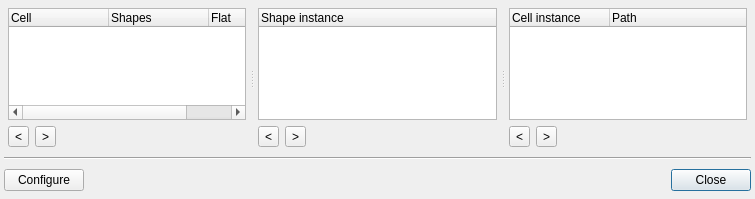
<ui version="4.0" >
 <author></author>
 <comment></comment>
 <exportmacro></exportmacro>
 <class>BrowseShapesForm</class>
 <widget class="QDialog" name="BrowseShapesForm" >
  <property name="geometry" >
   <rect>
    <x>0</x>
    <y>0</y>
    <width>755</width>
    <height>199</height>
   </rect>
  </property>
  <property name="windowTitle" >
   <string>Browse Shapes</string>
  </property>
  <layout class="QVBoxLayout" >
   <property name="margin" >
    <number>4</number>
   </property>
   <property name="spacing" >
    <number>6</number>
   </property>
   <item>
    <widget class="QSplitter" name="splitter" >
     <property name="sizePolicy" >
      <sizepolicy>
       <hsizetype>5</hsizetype>
       <vsizetype>3</vsizetype>
       <horstretch>0</horstretch>
       <verstretch>1</verstretch>
      </sizepolicy>
     </property>
     <property name="frameShape" >
      <enum>QFrame::NoFrame</enum>
     </property>
     <property name="frameShadow" >
      <enum>QFrame::Raised</enum>
     </property>
     <property name="lineWidth" >
      <number>1</number>
     </property>
     <property name="orientation" >
      <enum>Qt::Horizontal</enum>
     </property>
     <widget class="QFrame" name="cell_frame" >
      <property name="sizePolicy" >
       <sizepolicy>
        <hsizetype>5</hsizetype>
        <vsizetype>5</vsizetype>
        <horstretch>1</horstretch>
        <verstretch>1</verstretch>
       </sizepolicy>
      </property>
      <property name="frameShape" >
       <enum>QFrame::NoFrame</enum>
      </property>
      <property name="frameShadow" >
       <enum>QFrame::Raised</enum>
      </property>
      <layout class="QGridLayout" >
       <property name="margin" >
        <number>4</number>
       </property>
       <property name="spacing" >
        <number>6</number>
       </property>
       <item row="1" column="1" >
        <widget class="QToolButton" name="pb_next_cell" >
         <property name="text" >
          <string>></string>
         </property>
         <property name="icon" >
          <iconset resource="layResources.qrc" >:/down.png</iconset>
         </property>
        </widget>
       </item>
       <item row="1" column="0" >
        <widget class="QToolButton" name="pb_prev_cell" >
         <property name="text" >
          <string>&lt;</string>
         </property>
         <property name="icon" >
          <iconset resource="layResources.qrc" >:/up.png</iconset>
         </property>
        </widget>
       </item>
       <item row="0" column="0" colspan="3" >
        <widget class="QTreeWidget" name="lv_cell" >
         <property name="sizePolicy" >
          <sizepolicy>
           <hsizetype>5</hsizetype>
           <vsizetype>13</vsizetype>
           <horstretch>0</horstretch>
           <verstretch>0</verstretch>
          </sizepolicy>
         </property>
         <column>
          <property name="text" >
           <string>Cell</string>
          </property>
         </column>
         <column>
          <property name="text" >
           <string>Shapes</string>
          </property>
         </column>
         <column>
          <property name="text" >
           <string>Flat</string>
          </property>
         </column>
        </widget>
       </item>
       <item row="1" column="2" >
        <spacer>
         <property name="orientation" >
          <enum>Qt::Horizontal</enum>
         </property>
         <property name="sizeHint" >
          <size>
           <width>40</width>
           <height>20</height>
          </size>
         </property>
        </spacer>
       </item>
      </layout>
     </widget>
     <widget class="QFrame" name="shape_inst_frame" >
      <property name="sizePolicy" >
       <sizepolicy>
        <hsizetype>5</hsizetype>
        <vsizetype>5</vsizetype>
        <horstretch>1</horstretch>
        <verstretch>1</verstretch>
       </sizepolicy>
      </property>
      <property name="frameShape" >
       <enum>QFrame::NoFrame</enum>
      </property>
      <property name="frameShadow" >
       <enum>QFrame::Raised</enum>
      </property>
      <layout class="QGridLayout" >
       <property name="margin" >
        <number>4</number>
       </property>
       <property name="spacing" >
        <number>6</number>
       </property>
       <item row="1" column="2" >
        <spacer>
         <property name="orientation" >
          <enum>Qt::Horizontal</enum>
         </property>
         <property name="sizeHint" >
          <size>
           <width>40</width>
           <height>20</height>
          </size>
         </property>
        </spacer>
       </item>
       <item row="1" column="1" >
        <widget class="QToolButton" name="pb_next_shape" >
         <property name="text" >
          <string>></string>
         </property>
         <property name="icon" >
          <iconset resource="layResources.qrc" >:/down.png</iconset>
         </property>
        </widget>
       </item>
       <item row="1" column="0" >
        <widget class="QToolButton" name="pb_prev_shape" >
         <property name="text" >
          <string>&lt;</string>
         </property>
         <property name="icon" >
          <iconset resource="layResources.qrc" >:/up.png</iconset>
         </property>
        </widget>
       </item>
       <item row="0" column="0" colspan="3" >
        <widget class="QTreeWidget" name="lv_shape_instance" >
         <property name="sizePolicy" >
          <sizepolicy>
           <hsizetype>5</hsizetype>
           <vsizetype>13</vsizetype>
           <horstretch>0</horstretch>
           <verstretch>0</verstretch>
          </sizepolicy>
         </property>
         <property name="rootIsDecorated" >
          <bool>false</bool>
         </property>
         <column>
          <property name="text" >
           <string>Shape instance       </string>
          </property>
         </column>
        </widget>
       </item>
      </layout>
     </widget>
     <widget class="QFrame" name="inst_frame" >
      <property name="sizePolicy" >
       <sizepolicy>
        <hsizetype>5</hsizetype>
        <vsizetype>5</vsizetype>
        <horstretch>1</horstretch>
        <verstretch>0</verstretch>
       </sizepolicy>
      </property>
      <property name="frameShape" >
       <enum>QFrame::NoFrame</enum>
      </property>
      <property name="frameShadow" >
       <enum>QFrame::Raised</enum>
      </property>
      <layout class="QGridLayout" >
       <property name="margin" >
        <number>4</number>
       </property>
       <property name="spacing" >
        <number>6</number>
       </property>
       <item row="1" column="2" >
        <spacer>
         <property name="orientation" >
          <enum>Qt::Horizontal</enum>
         </property>
         <property name="sizeHint" >
          <size>
           <width>40</width>
           <height>20</height>
          </size>
         </property>
        </spacer>
       </item>
       <item row="1" column="1" >
        <widget class="QToolButton" name="pb_next_inst" >
         <property name="text" >
          <string>></string>
         </property>
         <property name="icon" >
          <iconset resource="layResources.qrc" >:/down.png</iconset>
         </property>
        </widget>
       </item>
       <item row="1" column="0" >
        <widget class="QToolButton" name="pb_prev_inst" >
         <property name="text" >
          <string>&lt;</string>
         </property>
         <property name="icon" >
          <iconset resource="layResources.qrc" >:/up.png</iconset>
         </property>
        </widget>
       </item>
       <item row="0" column="0" colspan="3" >
        <widget class="QTreeWidget" name="lv_cell_instance" >
         <property name="sizePolicy" >
          <sizepolicy>
           <hsizetype>5</hsizetype>
           <vsizetype>13</vsizetype>
           <horstretch>0</horstretch>
           <verstretch>0</verstretch>
          </sizepolicy>
         </property>
         <property name="rootIsDecorated" >
          <bool>false</bool>
         </property>
         <column>
          <property name="text" >
           <string>Cell instance</string>
          </property>
         </column>
         <column>
          <property name="text" >
           <string>Path</string>
          </property>
         </column>
        </widget>
       </item>
      </layout>
     </widget>
    </widget>
   </item>
   <item>
    <widget class="Line" name="line" >
     <property name="orientation" >
      <enum>Qt::Horizontal</enum>
     </property>
    </widget>
   </item>
   <item>
    <layout class="QHBoxLayout" >
     <property name="margin" >
      <number>0</number>
     </property>
     <property name="spacing" >
      <number>6</number>
     </property>
     <item>
      <widget class="QPushButton" name="configureButton" >
       <property name="text" >
        <string>Configure</string>
       </property>
       <property name="autoDefault" >
        <bool>false</bool>
       </property>
      </widget>
     </item>
     <item>
      <spacer>
       <property name="orientation" >
        <enum>Qt::Horizontal</enum>
       </property>
       <property name="sizeHint" >
        <size>
         <width>325</width>
         <height>29</height>
        </size>
       </property>
      </spacer>
     </item>
     <item>
      <widget class="QPushButton" name="okButton" >
       <property name="text" >
        <string>Close</string>
       </property>
      </widget>
     </item>
    </layout>
   </item>
  </layout>
 </widget>
 <layoutdefault spacing="6" margin="11" />
 <pixmapfunction></pixmapfunction>
 <resources>
  <include location="layResources.qrc" />
 </resources>
 <connections>
  <connection>
   <sender>okButton</sender>
   <signal>clicked()</signal>
   <receiver>BrowseShapesForm</receiver>
   <slot>accept()</slot>
   <hints>
    <hint type="sourcelabel" >
     <x>479</x>
     <y>212</y>
    </hint>
    <hint type="destinationlabel" >
     <x>266</x>
     <y>118</y>
    </hint>
   </hints>
  </connection>
 </connections>
</ui>
